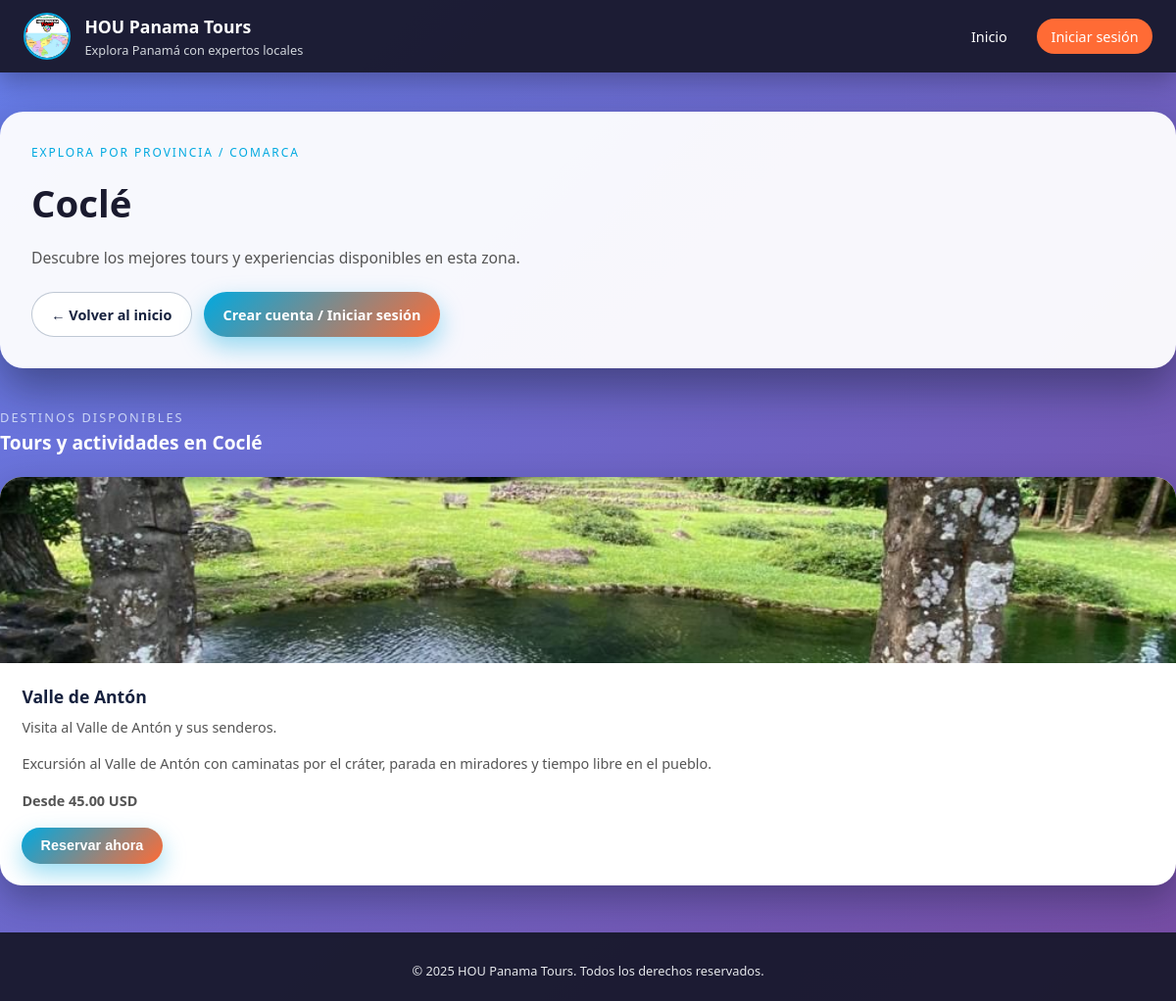
Screenshot of /provincia.php?slug=Coclé with the database file from the repository.
### tables this page shows
CREATE TABLE destinos (
  id INT AUTO_INCREMENT PRIMARY KEY,
  codigo VARCHAR(20) NOT NULL UNIQUE,
  nombre VARCHAR(150) NOT NULL,
  provincia VARCHAR(80) NOT NULL,
  descripcion_corta VARCHAR(255) NOT NULL,
  descripcion_larga TEXT NOT NULL,
  precio_base DECIMAL(10,2) NOT NULL,
  imagen VARCHAR(255) NOT NULL,
  activo TINYINT(1) NOT NULL DEFAULT 1
);

### provincia.php (the view, shortened to what this page needs)
<?php
require_once 'config.php';
$usuario = null;
$slug = $_GET['slug'] ?? '';
$provincia = null;
$destinos = [];
if ($slug !== '') {
    $stmt = $pdo->prepare("
        SELECT provincia AS nombre_provincia
        FROM destinos
        WHERE provincia = ?
        LIMIT 1
    ");
    $stmt->execute([$slug]);
    $provincia = $stmt->fetch(PDO::FETCH_ASSOC);
    $stmt = $pdo->prepare("
        SELECT id, nombre, descripcion_corta, descripcion_larga, precio_base, imagen
        FROM destinos
        WHERE provincia = ? AND activo = 1
        ORDER BY nombre
    ");
    $stmt->execute([$slug]);
    $destinos = $stmt->fetchAll(PDO::FETCH_ASSOC);
}
?>
<!DOCTYPE html>
<html lang="es">
<head>
    <link rel="stylesheet" href="css/style.css">
</head>
<body>
<header class="header">
    <div class="header-inner">
        <div class="brand" onclick="window.location.href='index.php'" style="cursor:pointer;">
            <div class="brand-logo">
                <img src="Imagenes/empresas_hou.jpg"
                     alt="HOU Panama Tours"
                     style="width:100%;height:100%;object-fit:cover;border-radius:50%;">
            </div>
            <div>
                <div class="brand-title">HOU Panama Tours</div>
                <div class="brand-subtitle">Explora Panamá con expertos locales</div>
            </div>
        </div>
        <nav class="nav">
            <a href="index.php">Inicio</a>
            <?php if ($usuario): ?>
                <?php if (($usuario['rol'] ?? 'usuario') !== 'admin'): ?>
                    <a href="mis-reservas.php">Mis reservas</a>
                <?php endif; ?>
                <?php if (($usuario['rol'] ?? 'usuario') === 'admin'): ?>
                    <a href="admin.php">Panel de Adminnistrador</a>
                <?php endif; ?>
                <span class="user-pill">👤 <?php echo htmlspecialchars($usuario['nombre']); ?></span>
                <a href="index.php?logout=1" class="nav-cta">Cerrar sesión</a>
            <?php else: ?>
                <a href="login.php" class="nav-cta">Iniciar sesión</a>
            <?php endif; ?>
        </nav>
    </div>
</header>
<section class="hero">
    <div class="hero-grid">
        <div>
            <p class="hero-kicker">Explora por provincia / comarca</p>
            <h1 class="hero-title">
                <?php
                if ($provincia) {
                    echo htmlspecialchars($provincia['nombre_provincia']);
                } else {
                    echo 'Provincia no encontrada';
                }
                ?>
            </h1>
            <p class="hero-subtitle">
                <?php if ($provincia): ?>
                    Descubre los mejores tours y experiencias disponibles en esta zona.
                <?php else: ?>
                    Lo sentimos, no pudimos cargar la información de esta provincia o comarca.
                <?php endif; ?>
            </p>
            <div class="hero-actions">
                <a href="index.php" class="btn btn-ghost">← Volver al inicio</a>
                <?php if ($usuario): ?>
                    <a href="mis-reservas.php" class="btn btn-primary">Ver mis reservas</a>
                <?php else: ?>
                    <a href="login.php" class="btn btn-primary">Crear cuenta / Iniciar sesión</a>
                <?php endif; ?>
            </div>
        </div>
    </div>
</section>
<section class="section">
    <div class="section-header">
        <p class="section-kicker">Destinos disponibles</p>
        <h2 class="section-title">
            Tours y actividades en
            <?php echo htmlspecialchars($provincia['nombre_provincia'] ?? $slug ?: 'esta provincia'); ?>
        </h2>
    </div>
    <?php if (!empty($destinos)): ?>
        <div class="card-grid">
            <?php foreach ($destinos as $d): ?>
                <div class="card">
                    <?php if (!empty($d['imagen'])): ?>
                        <div class="card-image">
                            <img src="<?php echo htmlspecialchars($d['imagen']); ?>"
                                 alt="<?php echo htmlspecialchars($d['nombre']); ?>">
                        </div>
                    <?php endif; ?>
                    <div class="card-content">
                        <h3 class="card-title">
                            <?php echo htmlspecialchars($d['nombre']); ?>
                        </h3>
                        <p class="card-description">
                            <?php echo htmlspecialchars($d['descripcion_corta']); ?>
                        </p>
                        <p class="card-description" style="margin-top:0.5rem;">
                            <?php echo htmlspecialchars($d['descripcion_larga']); ?>
                        </p>
                        <p class="card-description" style="margin-top:0.5rem;font-weight:600;">
                            Desde <?php echo number_format($d['precio_base'], 2); ?> USD
                        </p>
                        <div class="hero-actions" style="margin-top:1rem;">
                            <form method="get" action="reserva.php">
                                <button class="btn btn-primary" type="submit">Reservar ahora</button>
                            </form>
                        </div>
                    </div>
                </div>
            <?php endforeach; ?>
        </div>
    <?php else: ?>
        <p style="color:#fff;margin-top:1rem;">
            No hay tours configurados para esta provincia/comarca.
        </p>
    <?php endif; ?>
</section>
<footer class="footer">
    <p>© <?php echo date('Y'); ?> HOU Panama Tours. Todos los derechos reservados.</p>
</footer>
</body>
</html>

### style.css (style rules this page uses)
* { box-sizing: border-box; margin: 0; padding: 0; }
:root { --primary: #00A9E0; --secondary: #FF6B35; --dark: #1a1a2e; --light: #f8f9fa; --accent: #16213e; }
body { font-family: 'Segoe UI', Tahoma, Geneva, Verdana, sans-serif; background: linear-gradient(135deg, #667eea 0%, #764ba2 100%); color: #222; line-height: 1.6; }
a { color: inherit; text-decoration: none; }
img { max-width: 100%; display: block; }
.header { background: rgba(26, 26, 46, 0.96); color: #fff; position: sticky; top: 0; z-index: 50; box-shadow: 0 10px 25px rgba(0, 0, 0, 0.25); }
.header-inner { max-width: 1200px; margin: 0 auto; padding: 0.8rem 1.5rem; display: flex; align-items: center; justify-content: space-between; gap: 1rem; }
.brand { display: flex; align-items: center; gap: 0.9rem; }
.brand-logo { width: 48px; height: 48px; border-radius: 50%; overflow: hidden; border: 2px solid var(--primary); }
.brand-title { font-weight: 700; font-size: 1.1rem; }
.brand-subtitle { font-size: 0.8rem; color: #d1d5db; }
.nav { display: flex; align-items: center; gap: 1rem; }
.nav a { font-size: 0.9rem; padding: 0.4rem 0.9rem; border-radius: 999px; position: relative; }
.nav a::after { content: ""; position: absolute; bottom: -5px; left: 0; width: 0; height: 2px; background: var(--primary); transition: width 0.25s; }
.nav-cta { background: var(--secondary); color: #fff; border-radius: 25px; }
.hero { max-width: 1200px; margin: 2.5rem auto; padding: 2rem; background: rgba(255, 255, 255, 0.95); border-radius: 24px; box-shadow: 0 20px 45px rgba(15, 23, 42, 0.45); }
.hero-grid { display: grid; grid-template-columns: minmax(0, 1.4fr) minmax(0, 1fr); gap: 2rem; align-items: center; }
.hero-kicker { text-transform: uppercase; letter-spacing: 0.16em; font-size: 0.75rem; color: var(--primary); margin-bottom: 0.75rem; }
.hero-title { font-size: clamp(2.1rem, 3.2vw, 2.6rem); font-weight: 700; color: var(--dark); margin-bottom: 0.75rem; }
.hero-subtitle { font-size: 0.98rem; color: #555; margin-bottom: 1.4rem; }
.hero-actions { display: flex; flex-wrap: wrap; gap: 0.8rem; }
.btn { display: inline-flex; align-items: center; justify-content: center; padding: 0.65rem 1.2rem; border-radius: 999px; border: none; cursor: pointer; font-size: 0.9rem; font-weight: 600; transition: transform 0.2s, box-shadow 0.2s, opacity 0.2s; }
.btn-primary { background: linear-gradient(135deg, var(--primary), var(--secondary)); color: white; box-shadow: 0 10px 25px rgba(0, 169, 224, 0.4); }
.btn-ghost { background: #ffffff; color: var(--accent); border: 1px solid rgba(148, 163, 184, 0.6); }
.section { margin: 2.5rem auto; max-width: 1200px; }
.section-header { margin-bottom: 1.2rem; }
.section-title { font-size: 1.2rem; font-weight: 700; color: #fff; }
.section-kicker { font-size: 0.8rem; text-transform: uppercase; letter-spacing: 0.16em; color: #cbd5f5; }
.card-grid { display: grid; grid-template-columns: repeat(auto-fit, minmax(260px, 1fr)); gap: 1.7rem; }
.card { background: white; border-radius: 22px; overflow: hidden; box-shadow: 0 15px 35px rgba(15, 23, 42, 0.35); display: flex; flex-direction: column; }
.card-image { height: 190px; overflow: hidden; }
.card-image img { width: 100%; height: 100%; object-fit: cover; transform: scale(1.02); transition: transform 0.4s; }
.card-content { padding: 1.3rem 1.4rem 1.4rem; }
.card-title { font-size: 1.1rem; font-weight: 700; margin-bottom: 0.35rem; color: var(--accent); }
.card-description { font-size: 0.9rem; color: #555; margin-bottom: 0.9rem; }
.footer { margin-top: 3rem; padding: 1.8rem 1rem 1.3rem; font-size: 0.8rem; color: #e5e7eb; text-align: center; background: rgba(26, 26, 46, 0.96); }

### rows the page displays
destinos: provincia "Coclé", imagen (picture), nombre "Valle de Antón", descripcion_corta "Visita al Valle de Antón y sus senderos.", descripcion_larga "Excursión al Valle de Antón con caminatas por el cráter, parada en miradores y tiempo libre en el pueblo.", precio_base "45.00"
